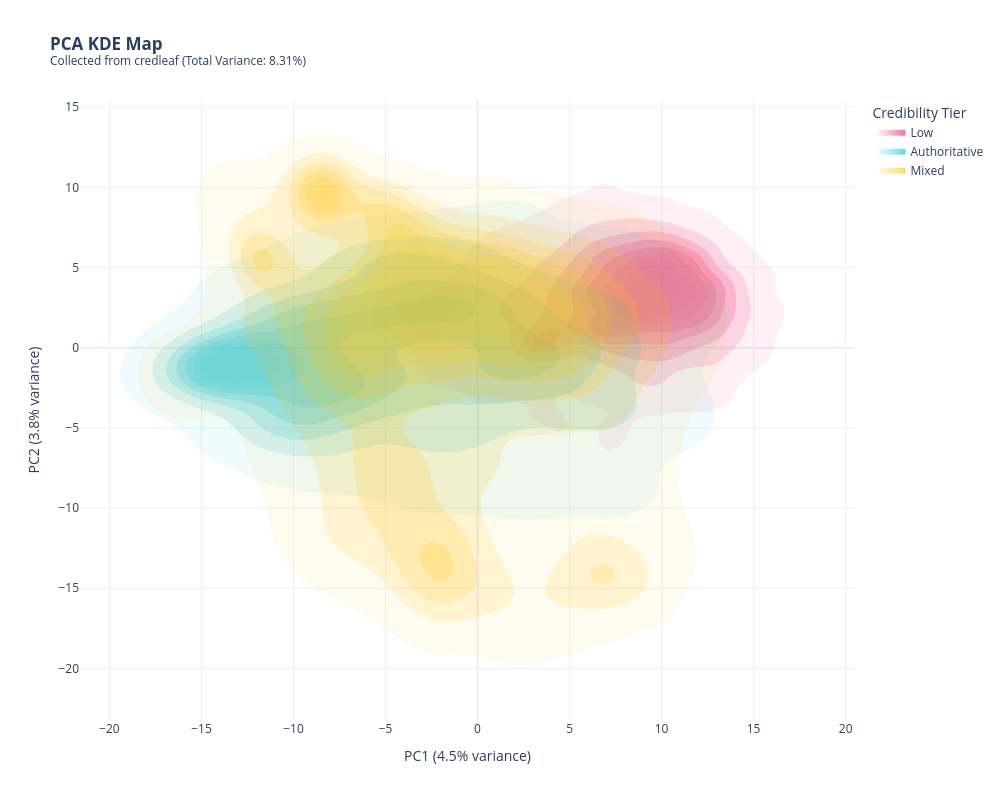
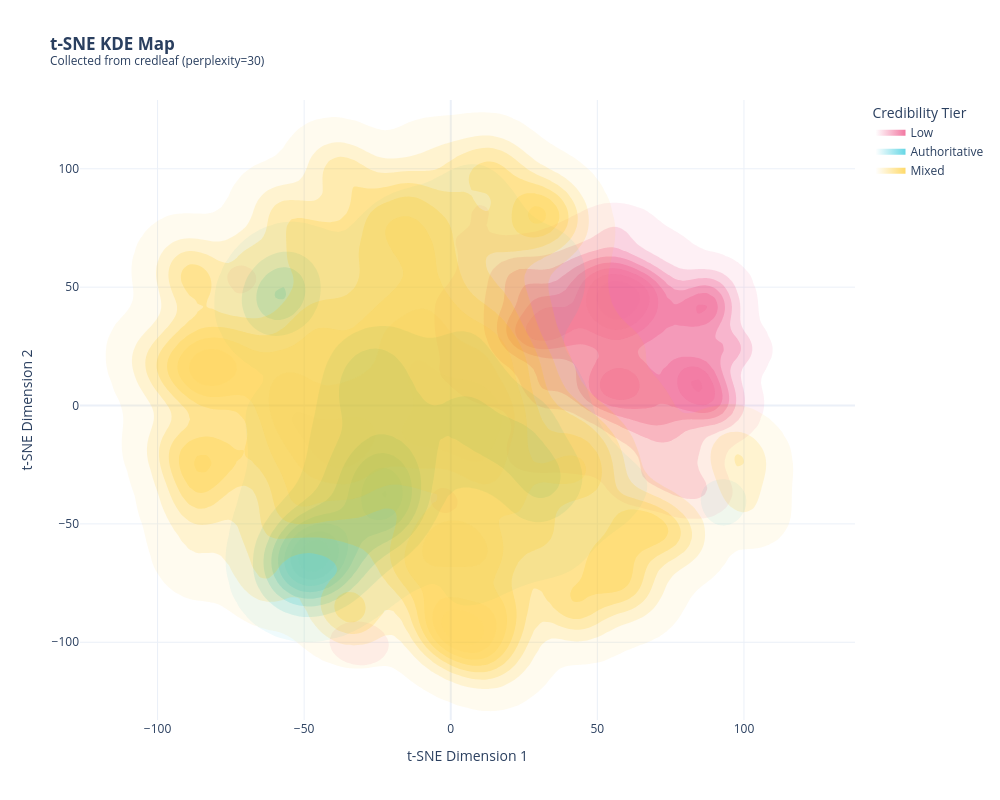
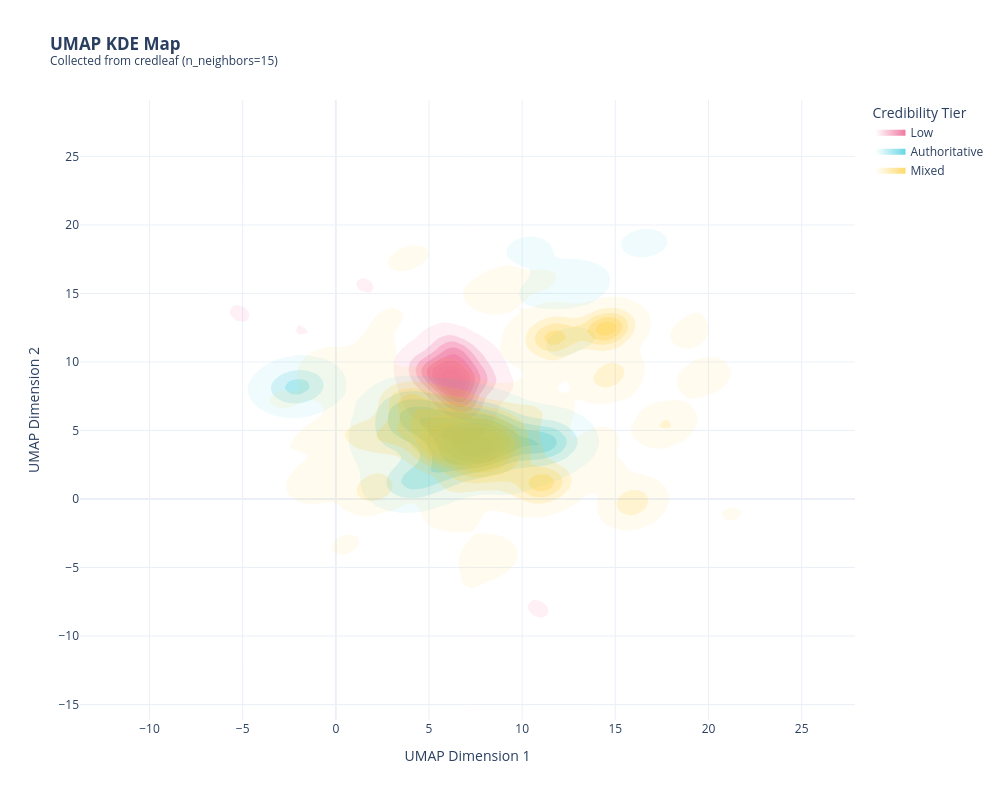

The code cell stored with these charts, in order, in its notebook:
### Code cell
# Cell 3: Display Projections as KDE Heatmaps

# 1. PCA KDE Plot
pca_explained = models["PCA"].explained_variance_ratio_
pca_axes = (
    f"PC1 ({pca_explained[0]:.1%} variance)", 
    f"PC2 ({pca_explained[1]:.1%} variance)"
)
fig_pca = plot_interactive_kde(
    proj_coords=projections["PCA"], 
    df=df_clean, 
    method_name="PCA", 
    axis_labels=pca_axes,
    title_suffix=f"(Total Variance: {pca_explained.sum():.2%})"
)
fig_pca.show()


# 2. t-SNE KDE Plot
fig_tsne = plot_interactive_kde(
    proj_coords=projections["t-SNE"], 
    df=df_clean, 
    method_name="t-SNE",
    title_suffix="(perplexity=30)"
)
fig_tsne.show()


# 3. UMAP KDE Plot
fig_umap = plot_interactive_kde(
    proj_coords=projections["UMAP"], 
    df=df_clean, 
    method_name="UMAP",
    title_suffix="(n_neighbors=15)"
)
fig_umap.show()
